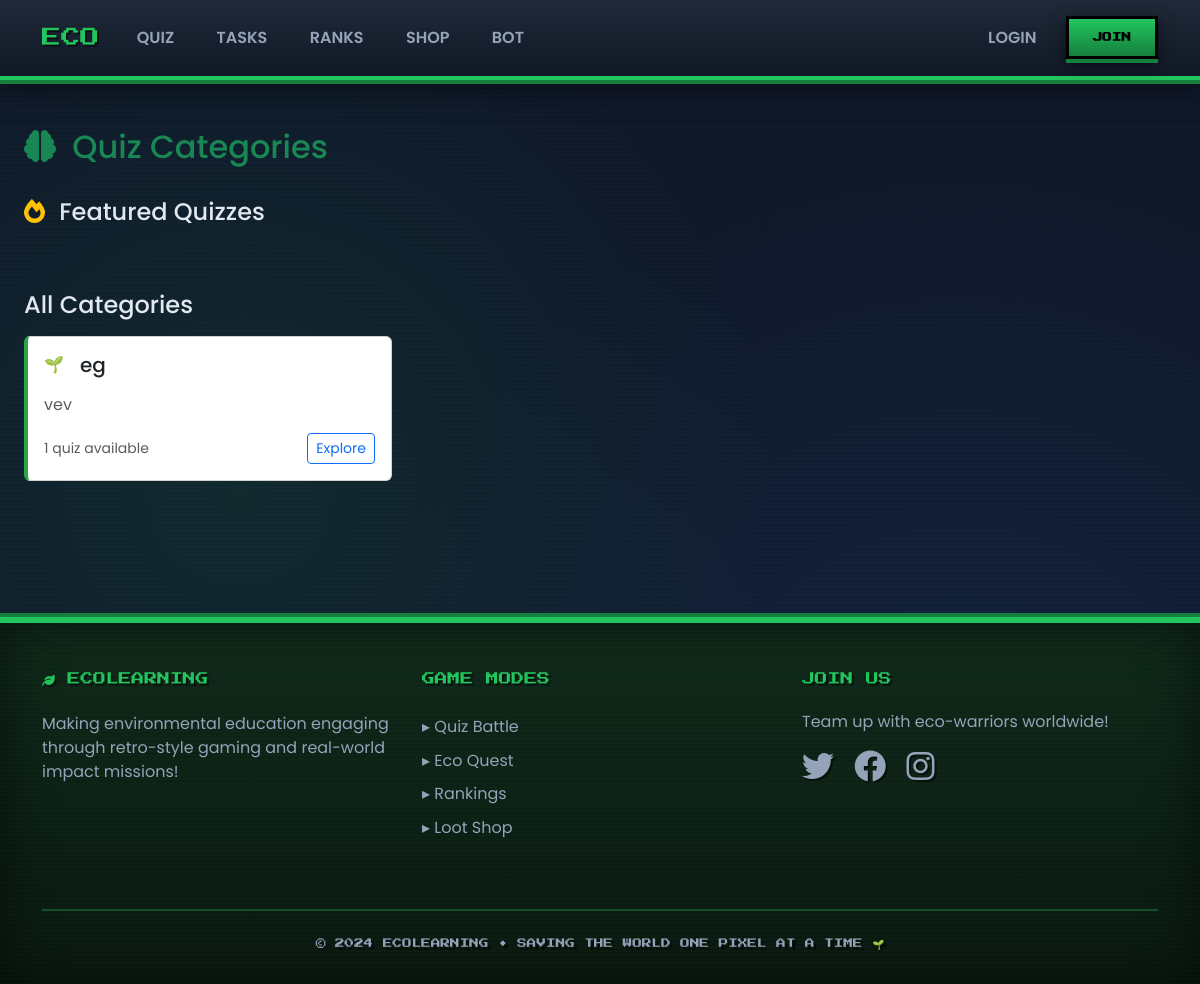
The page /quizzes/ on the database as committed earlier.
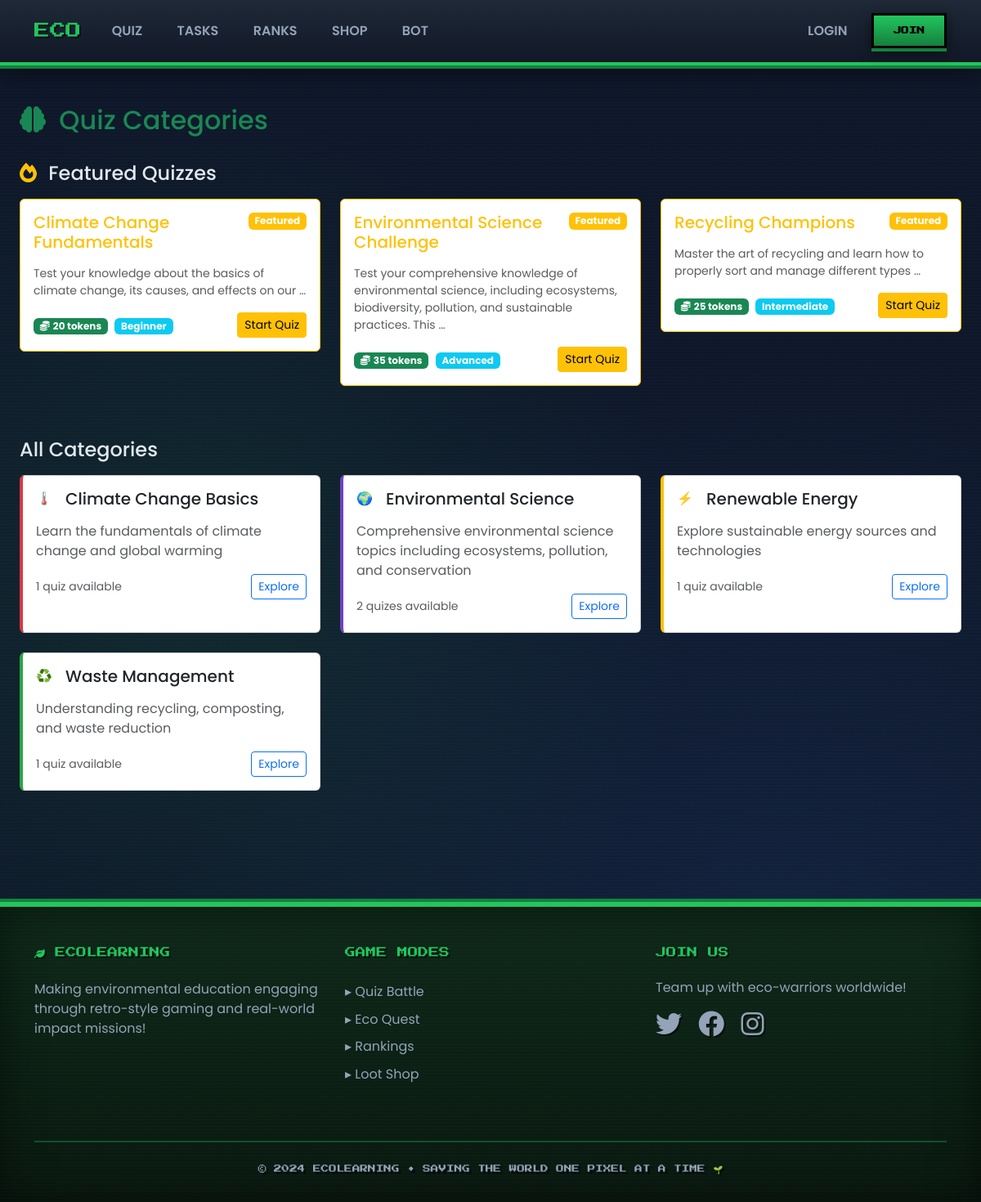
The same page on the database as committed later.
### quizzes/models.py (models this page shows, shortened)
class QuizCategory(models.Model):
    name = models.CharField(max_length=100, unique=True)
    description = models.TextField()
    icon = models.CharField(max_length=50, default='🌱')  # Emoji or icon class
    color = models.CharField(max_length=7, default='#28a745')  # Hex color
    is_active = models.BooleanField(default=True)
    created_at = models.DateTimeField(auto_now_add=True)
    class Meta:
        verbose_name_plural = "Quiz Categories"
        ordering = ['name']

class Quiz(models.Model):
    DIFFICULTY_LEVELS = [
        ('beginner', 'Beginner'),
        ('intermediate', 'Intermediate'),
        ('advanced', 'Advanced'),
    ]
    title = models.CharField(max_length=200)
    description = models.TextField()
    category = models.ForeignKey(QuizCategory, on_delete=models.CASCADE, related_name='quizzes')
    difficulty = models.CharField(max_length=20, choices=DIFFICULTY_LEVELS)
    base_tokens_reward = models.PositiveIntegerField(default=10)
    perfect_score_bonus = models.PositiveIntegerField(default=5)
    time_bonus_enabled = models.BooleanField(default=True)
    max_time_minutes = models.PositiveIntegerField(default=10)
    min_level_required = models.PositiveIntegerField(default=1)
    prerequisite_quizzes = models.ManyToManyField('self', blank=True, symmetrical=False)
    is_active = models.BooleanField(default=True)
    is_featured = models.BooleanField(default=False)
    randomize_questions = models.BooleanField(default=True)
    show_correct_answers = models.BooleanField(default=True)
    created_at = models.DateTimeField(auto_now_add=True)
    updated_at = models.DateTimeField(auto_now=True)
    class Meta:
        ordering = ['category', 'difficulty', 'title']

### quizzes/views.py (the view)
# urls.py: path('', views.quiz_categories, name='categories'),
def quiz_categories(request):
    categories = QuizCategory.objects.filter(is_active=True).prefetch_related('quizzes')
    context = {'categories': categories}
    return render(request, 'quizzes/categories.html', context)

### templates/quizzes/categories.html (shortened to what this page needs)
{% extends 'base.html' %}
{% load static %}
{% block content %}
<div class="container-fluid py-4">
    <div class="row">
        <div class="col-12">
            <div class="d-flex justify-content-between align-items-center mb-4">
                <h1 class="h2 text-success">
                    <i class="fas fa-brain me-2"></i>
                    Quiz Categories
                </h1>
            </div>
        </div>
    </div>
    <div class="row mb-5">
        <div class="col-12">
            <h3 class="h4 mb-3">
                <i class="fas fa-fire text-warning me-2"></i>
                Featured Quizzes
            </h3>
            <div class="row">
                {% for category in categories %}
                    {% for quiz in category.quizzes.all %}
                        {% if quiz.is_featured %}
                        <div class="col-md-6 col-lg-4 mb-3">
                            <div class="card border-warning">
                                <div class="card-body">
                                    <div class="d-flex justify-content-between align-items-start mb-2">
                                        <h5 class="card-title text-warning">{{ quiz.title }}</h5>
                                        <span class="badge bg-warning">Featured</span>
                                    </div>
                                    <p class="card-text text-muted small">{{ quiz.description|truncatewords:15 }}</p>
                                    <div class="d-flex justify-content-between align-items-center">
                                        <div>
                                            <span class="badge bg-success me-1">
                                                <i class="fas fa-coins me-1"></i>{{ quiz.base_tokens_reward }} tokens
                                            </span>
                                            <span class="badge bg-info">{{ quiz.get_difficulty_display }}</span>
                                        </div>
                                        <a href="{% url 'quizzes:detail' quiz.id %}" class="btn btn-warning btn-sm">Start Quiz</a>
                                    </div>
                                </div>
                            </div>
                        </div>
                        {% endif %}
                    {% endfor %}
                {% endfor %}
            </div>
        </div>
    </div>
    <div class="row">
        <div class="col-12">
            <h3 class="h4 mb-3">All Categories</h3>
        </div>
        {% for category in categories %}
        <div class="col-md-6 col-lg-4 mb-4">
            <div class="card h-100 category-card" style="border-left: 4px solid {{ category.color }};">
                <div class="card-body">
                    <div class="d-flex align-items-center mb-3">
                        <div class="category-icon me-3">{{ category.icon }}</div>
                        <h5 class="card-title mb-0">{{ category.name }}</h5>
                    </div>
                    <p class="card-text text-muted">{{ category.description }}</p>
                    <div class="d-flex justify-content-between align-items-center">
                        <small class="text-muted">{{ category.quizzes.count }} quiz{{ category.quizzes.count|pluralize:"es" }} available</small>
                        <a href="{% url 'quizzes:category_list' category.id %}" class="btn btn-outline-primary btn-sm">Explore</a>
                    </div>
                </div>
            </div>
        </div>
        {% endfor %}
    </div>
</div>
{% endblock %}

### templates/base.html (shortened to what this page needs)
<!DOCTYPE html>
<html lang="en">
<head>
    <link href="https://cdn.jsdelivr.net/npm/bootstrap@5.3.0/dist/css/bootstrap.min.css" rel="stylesheet">
    <link href="https://cdnjs.cloudflare.com/ajax/libs/font-awesome/6.0.0/css/all.min.css" rel="stylesheet">
</head>
<body>
    <nav class="navbar navbar-expand-lg navbar-dark">
        <div class="container">
            <a class="navbar-brand" href="{% url 'home' %}">
                 ECO
            </a>
            <div class="collapse navbar-collapse" id="navbarNav">
                <ul class="navbar-nav me-auto">
                    <li class="nav-item">
                        <a class="nav-link" href="{% url 'quizzes:categories' %}">
                             QUIZ
                        </a>
                    </li>
                    <li class="nav-item">
                        <a class="nav-link" href="{% url 'eco_tasks:categories' %}">
                            TASKS
                        </a>
                    </li>
                    <li class="nav-item">
                        <a class="nav-link" href="{% url 'leaderboards:home' %}">
                           RANKS
                        </a>
                    </li>
                    <li class="nav-item">
                        <a class="nav-link" href="{% url 'rewards:store' %}">
                            SHOP
                        </a>
                    </li>
                    <li class="nav-item">
                        <a class="nav-link" href="{% url 'chatbot:chat' %}">
                           BOT
                        </a>
                    </li>
                </ul>
                <ul class="navbar-nav">
                    {% if user.is_authenticated %}
                        <li class="nav-item d-flex align-items-center">
                            <span class="token-badge me-2">
                                <i class="fas fa-coins"></i> {{ user.total_eco_tokens }}
                            </span>
                            <span class="level-badge me-2">
                                <i class="fas fa-star"></i> L{{ user.level }}
                            </span>
                        </li>
                        <li class="nav-item dropdown">
                            <a class="nav-link dropdown-toggle" href="#" id="navbarDropdown" role="button" data-bs-toggle="dropdown">
                                <i class="fas fa-user pixel-icon"></i> {{ user.username|upper }}
                            </a>
                            <ul class="dropdown-menu dropdown-menu-end">
                                <li><a class="dropdown-item" href="{% url 'accounts:profile' %}">
                                    <i class="fas fa-user-circle"></i> PROFILE
                                </a></li>
                                <li><a class="dropdown-item" href="{% url 'accounts:dashboard' %}">
                                    <i class="fas fa-chart-line"></i> DASHBOARD
                                </a></li>
                                <li><a class="dropdown-item" href="{% url 'rewards:my_rewards' %}">
                                    <i class="fas fa-award"></i> MY REWARDS
                                </a></li>
                                <li><hr class="dropdown-divider"></li>
                                <li><a class="dropdown-item" href="{% url 'accounts:logout' %}">
                                    <i class="fas fa-sign-out-alt"></i> LOGOUT
                                </a></li>
                            </ul>
                        </li>
                    {% else %}
                        <li class="nav-item">
                            <a class="nav-link" href="{% url 'accounts:login' %}">LOGIN</a>
                        </li>
                        <li class="nav-item">
                            <a class="btn btn-eco ms-2" href="{% url 'accounts:register' %}">JOIN</a>
                        </li>
                    {% endif %}
                </ul>
            </div>
        </div>
    </nav>
    <main class="container-fluid py-4">
        {% block content %}{% endblock %}
    </main>
    <footer class="footer">
        <div class="container position-relative">
            <div class="row">
                <div class="col-md-4 mb-4">
                    <h5><i class="fas fa-leaf"></i> ECOLEARNING</h5>
                    <p style="color: #94a3b8;">Making environmental education engaging through retro-style gaming and real-world impact missions!</p>
                </div>
                <div class="col-md-4 mb-4">
                    <h6>GAME MODES</h6>
                    <ul class="list-unstyled">
                        <li><a href="{% url 'quizzes:categories' %}">▸ Quiz Battle</a></li>
                        <li><a href="{% url 'eco_tasks:categories' %}">▸ Eco Quest</a></li>
                        <li><a href="{% url 'leaderboards:home' %}">▸ Rankings</a></li>
                        <li><a href="{% url 'rewards:store' %}">▸ Loot Shop</a></li>
                    </ul>
                </div>
                <div class="col-md-4 mb-4">
                    <h6>JOIN US</h6>
                    <p style="color: #94a3b8;">Team up with eco-warriors worldwide!</p>
                    <div>
                        <i class="fab fa-twitter fa-2x me-3"></i>
                        <i class="fab fa-facebook fa-2x me-3"></i>
                        <i class="fab fa-instagram fa-2x"></i>
                    </div>
                </div>
            </div>
            <hr class="my-4">
            <div class="text-center">
                <p class="retro-text" style="font-size: 0.6rem; color: #94a3b8; line-height: 1.8;">
                    &copy; 2024 ECOLEARNING • SAVING THE WORLD ONE PIXEL AT A TIME 🌱
                </p>
            </div>
        </div>
    </footer>
</body>
</html>

### templates/base.html (style rules this page uses)
:root { --eco-green: #22c55e; --eco-light-green: #dcfce7; --eco-dark-green: #15803d; --eco-blue: #3b82f6; --eco-yellow: #fbbf24; --eco-orange: #f97316; --eco-purple: #a855f7; --pixel-black: #1a1a1a; --pixel-gray: #2d3748; --arcade-border: #4a5568; }
* { image-rendering: pixelated; image-rendering: -moz-crisp-edges; image-rendering: crisp-edges; }
body { font-family: 'Poppins', sans-serif; background-color: #0f172a; background-image: repeating-linear-gradient( 0deg, rgba(34, 197, 94, 0.03) 0px, transparent 2px, transparent 4px ), radial-gradient(circle at 20% 50%, rgba(34, 197, 94, 0.1) 0%, transparent 50%), radial-gradient(circle at 80% 80%, rgba(59, 130, 246, 0.1) 0%, transparent 50%); min-height: 100vh; color: #e2e8f0; }
.retro-text { font-family: 'Press Start 2P', cursive; text-shadow: 3px 3px 0px rgba(0, 0, 0, 0.5); }
.navbar { background: linear-gradient(180deg, #1f2937 0%, #111827 100%) !important; border-bottom: 4px solid var(--eco-green); box-shadow: 0 4px 0 var(--eco-dark-green), 0 8px 30px rgba(0, 0, 0, 0.5); padding: 1rem 0; }
.navbar-brand { font-family: 'Press Start 2P', cursive !important; color: var(--eco-green) !important; font-size: 1.2rem; text-shadow: 2px 2px 0 rgba(0, 0, 0, 0.5); transition: all 0.2s ease; }
.nav-link { color: #94a3b8 !important; font-weight: 600; padding: 0.5rem 1rem !important; border-radius: 0; transition: all 0.2s ease; border: 2px solid transparent; margin: 0 0.2rem; }
.btn-eco { font-family: 'Press Start 2P', cursive; font-size: 0.6rem; background: linear-gradient(180deg, var(--eco-green) 0%, var(--eco-dark-green) 100%); border: 3px solid #000; border-radius: 0; color: #000; font-weight: bold; padding: 0.7rem 1.5rem; box-shadow: 0 4px 0 #15803d, 0 6px 15px rgba(0, 0, 0, 0.5); transition: all 0.1s ease; }
.footer { background: linear-gradient(180deg, #0f2819 0%, #0a1810 100%); color: #e2e8f0; padding: 3rem 0 1rem; margin-top: 4rem; border-top: 6px solid var(--eco-green); box-shadow: 0 -4px 0 var(--eco-dark-green), inset 0 0 50px rgba(0, 0, 0, 0.5); position: relative; }
.footer::before { content: ''; position: absolute; top: 0; left: 0; right: 0; bottom: 0; background: repeating-linear-gradient( 0deg, rgba(34, 197, 94, 0.03) 0px, transparent 2px, transparent 4px ); pointer-events: none; }
.footer h5, .footer h6 { font-family: 'Press Start 2P', cursive; font-size: 0.8rem; color: var(--eco-green); margin-bottom: 1.5rem; text-shadow: 2px 2px 0 rgba(0, 0, 0, 0.5); }
.footer a { color: #94a3b8; text-decoration: none; transition: all 0.2s ease; display: inline-block; padding: 0.3rem 0; }
.footer .fab { transition: all 0.2s ease; color: #94a3b8; filter: drop-shadow(2px 2px 0 rgba(0, 0, 0, 0.5)); }
.footer hr { border-color: var(--eco-green); opacity: 0.3; border-width: 2px; }

Rows that differ between the two databases and show on the page:
changed QuizCategory id 1: gains Quiz (title "Climate Change Fundamentals", description "Test your knowledge about the basics of climate change, its causes, and effects on our …", base_tokens_reward "20", difficulty "Beginner"); color "#28a745" → "#dc3545" (drawn); icon "🌱" → "🌡️"; name "eg" → "Climate Change Basics"; description "vev" → "Learn the fundamentals of climate change and global warming"
added QuizCategory: icon "🌍", name "Environmental Science", description "Comprehensive environmental science topics including ecosystems, pollution, and conservation", quizzes.count "2", color "#6f42c1" (drawn)
added Quiz: title "Environmental Science Challenge", description "Test your comprehensive knowledge of environmental science, including ecosystems, biodiversity, pollution, and sustainable practices. This …", base_tokens_reward "35", difficulty "Advanced"
added QuizCategory: icon "♻️", name "Waste Management", description "Understanding recycling, composting, and waste reduction", quizzes.count "1"
added Quiz: title "Recycling Champions", description "Master the art of recycling and learn how to properly sort and manage different types …", base_tokens_reward "25", difficulty "Intermediate"
added QuizCategory: icon "⚡", name "Renewable Energy", description "Explore sustainable energy sources and technologies", quizzes.count "1", color "#ffc107" (drawn), shown under "All Categories"
